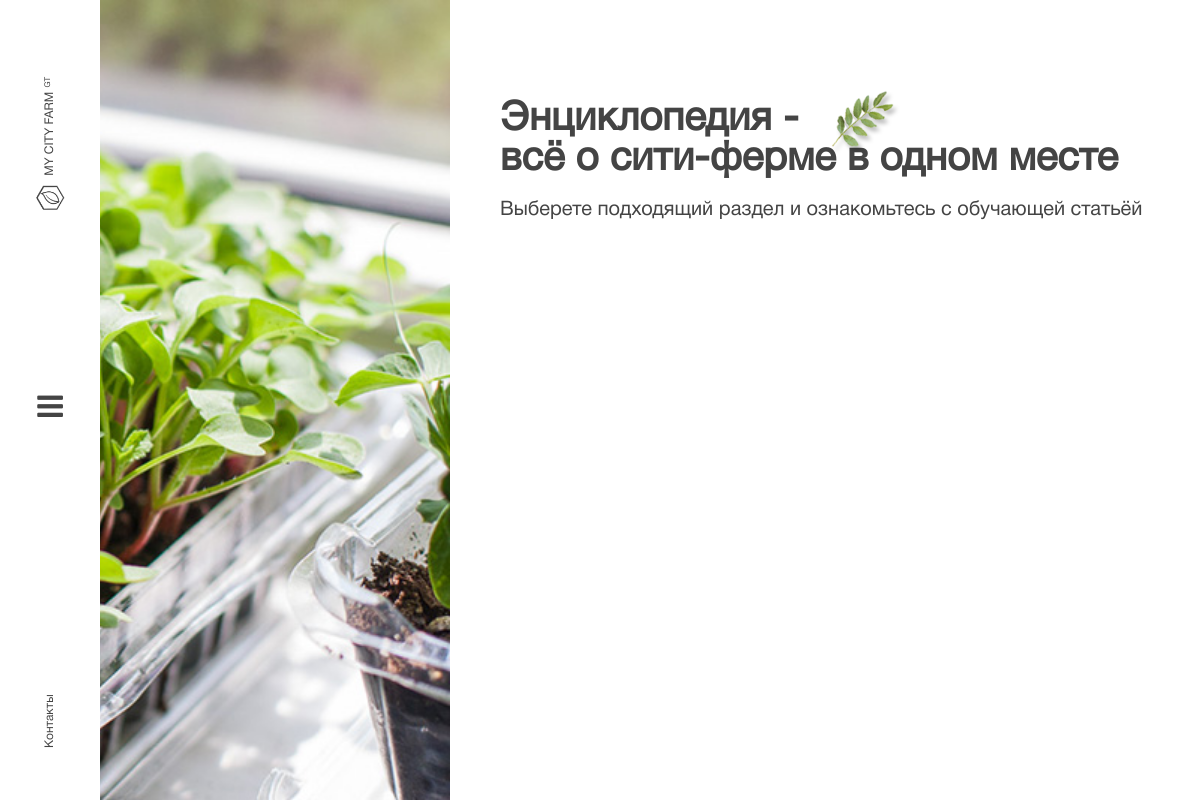
The app's page /wiki/category/1/, older data.
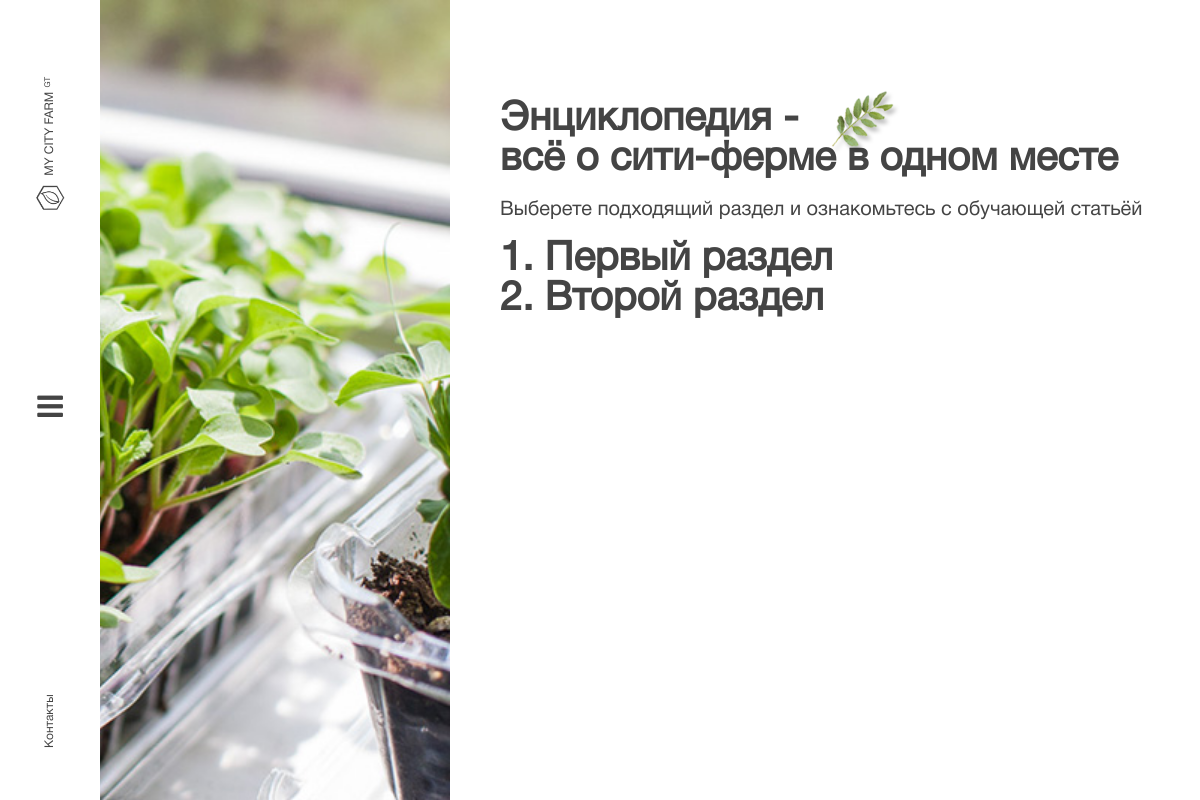
The same page, newer data.
### wiki/models.py (models this page shows, shortened)
class Section(models.Model):
    name = models.CharField(u'Раздел для статей', max_length=64)
    number = models.IntegerField(u'Номер раздела', blank=False)
    category = models.CharField(u'Категория обучения', max_length=50, blank=False, default="no category")
    class Meta:
        verbose_name = 'Раздел статьи'
        verbose_name_plural = 'Разделы статей'

### wiki/views.py (the view)
# urls.py: path('category/<int:pk>/', views.WikiView.as_view(), name = 'wiki-category'),
class WikiView(ListView):
    model = Section
    template_name = "wiki.html"

### templates/wiki.html (shortened to what this page needs)
{% extends 'base.html' %}
{% load static %}
{% block content %}
<div class="wiki">
    <div class="img"></div>
    <div class="content">
        <h1>
            Энциклопедия - <br> всё о сити-ферме в одном месте
            <img class="green-1" src="{% static 'img/green-1.png' %}">
        </h1>
        <small>
            Выберете подходящий раздел и ознакомьтесь с обучающей статьёй
        </small>
        {% for section in object_list %}
            <div class="section">
                <h1>
                    {{ section.number }}. {{ section.name }}
                </h1>
            </div>
        {% endfor %}
    </div>
</div>
{% endblock %}

### templates/base.html (shortened to what this page needs)
{% load static %}
<!DOCTYPE html>
<html lang="ru">
<head>
    <link rel="stylesheet" href="{% static 'style/style.css' %}">
    <link rel="stylesheet" href="{% static 'lib/font-awesome-4.7.0/css/font-awesome.min.css' %}">
</head>
<body>
    <div class="left-menu">
        <a href="{% url 'home' %}">
            <div class="name">
                <img src="{% static 'img/logo.png' %}">
                <span>
                    My City Farm
                    <small>GT</small>
                </span>
            </div>
        </a>
        <a href="#none" class="open-menu"><i class="fa fa-bars" aria-hidden="true"></i></a>
        <a href="{% url 'details' %}#contacts">Контакты</a>
    </div>
    {% block content %}
    {% endblock %}
</body>
</html>

### static/style/style.css (style rules this page uses)
* { margin: 0; padding: 0; -webkit-box-sizing: border-box; box-sizing: border-box; }
body { font-size: 10px; }
body .left-menu { z-index: 100; width: 100px; height: 100vh; position: fixed; top: 0; left: 0; background: #fff; display: -webkit-box; display: -ms-flexbox; display: flex; -webkit-box-orient: vertical; -webkit-box-direction: normal; -ms-flex-direction: column; flex-direction: column; -webkit-box-align: center; -ms-flex-align: center; align-items: center; -ms-flex-pack: distribute; justify-content: space-around; }
body .left-menu a { min-width: 150px; color: #444444; font-size: 1.2em; font-family: 'Helvetica regular'; text-decoration: none; -webkit-transform: rotate(270deg); transform: rotate(270deg); }
body .left-menu a .name { display: -webkit-box; display: -ms-flexbox; display: flex; -webkit-box-align: center; -ms-flex-align: center; align-items: center; position: relative; }
body .left-menu a .name img { width: 2em; }
body .left-menu a .name span { margin-left: 10px; color: #444444; font-family: 'Helvetica regular'; text-transform: uppercase; position: relative; }
body .left-menu a .name span small { position: absolute; top: 0px; right: -15px; font-size: 8px; }
body .left-menu a:nth-child(2) { font-size: 3em; min-width: 10px; -webkit-transform: rotate(0deg); transform: rotate(0deg); }
body .wiki { padding-left: 100px; width: 100%; min-height: 100vh; display: -webkit-box; display: -ms-flexbox; display: flex; }
body .wiki .img { width: 350px; min-height: 100%; background: url("../img/i-1.jpg") right no-repeat; background-size: cover; }
body .wiki .content { font-family: 'Helvetica regular'; margin-left: 50px; margin-top: 100px; display: -webkit-box; display: -ms-flexbox; display: flex; -webkit-box-orient: vertical; -webkit-box-direction: normal; -ms-flex-direction: column; flex-direction: column; color: #444444; }
body .wiki .content h1 { font-size: 4em; position: relative; }
body .wiki .content h1 .green-1 { position: absolute; top: -10px; left: 330px; }
body .wiki .content small { margin-top: 20px; font-size: 2em; margin-bottom: 20px; }

Row changes from the older to the newer data that the page shows:
added Section: number "1", name "Первый раздел"
added Section: number "2", name "Второй раздел"
